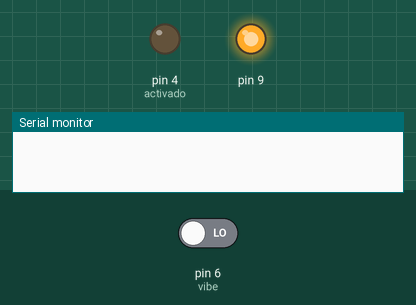
This sketch was run on a simulated Arduino Uno, built with avr-gcc and run on an emulated ATmega328P. On the bench: output pins drawn as LEDs (lit = HIGH), the last lines printed to the serial monitor. The inputs (shaded band) are chosen by the test bench; at power-on: pin 6 (vibe) LOW. The modem accepts every AT command (registered, SIM ready, sends succeed) and sends nothing else.

Above: at 1.6 s.
At 64.21 s:
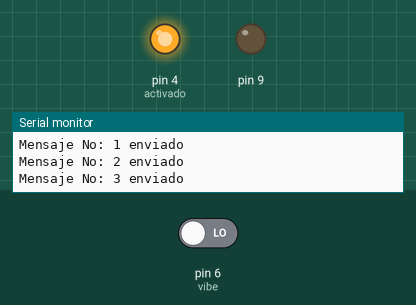
At 64.6 s:
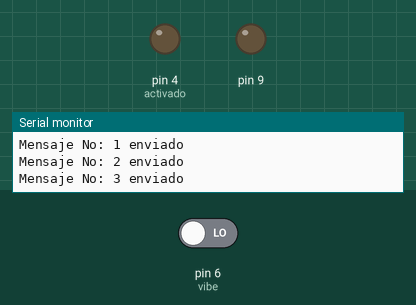
Timing chart, 0 to 66.1 s (numbered marks = the images above):
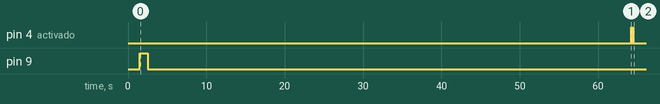

The sketch:

TerraeMotus_V1_5.ino
```cpp
/*
 SAIS V1.0.4 ( HARDWARE )
 TerraeMotus V1.0 ( SOFTWARE )
 PRUEBA PARA OBTENER FRECUENCIA DE UN SISMO
 25/05/23
 MAIN CODER: RICARDO ESTRADA
*/
// librerias
#include <Wire.h>
#include <SparkFun_ADXL345.h>
#include <SoftwareSerial.h>

//Directivas
#define activado 4
#define vibe 6

//Variables
float mov;
int intensidad;
String NUM_MOVIL[] = {/*#1:*/"54129069",/*#2:*/"35559812",/*#3:*/"41060404"/*#4:*//*#5:*/}; //# Numeros Telefonicos
int Cantidad_Movil = 3;

//Constructor
ADXL345 adxl = ADXL345();
SoftwareSerial SIM900(7, 8); // Configuración de los pines serial por software

//Funciones
float intensidad_sismo();
int escala_sismica();
void inializacion();
void activacion();
void enviarSMS();

void setup() {
//Setup ADXL345
analogReference(EXTERNAL);
adxl.powerOn();
adxl.setRangeSetting(16);

//Setup Visualizadores
pinMode(9, OUTPUT);
pinMode(activado, OUTPUT);
pinMode(vibe, INPUT);

//Setup SIM900
// Arduino se comunica con el SIM900 a una velocidad de 19200bps
delay(500);
Serial.begin(19200);
SIM900.begin(19200);
delay(1000);
digitalWrite(9, HIGH);
delay(1000);
digitalWrite(9, LOW);
delay(5000);
Serial.println("Activando....");
delay(20000); //Tiempo de espera para que conexión a la red del modulo SIM
inializacion();
activacion();
digitalWrite(activado, HIGH);
delay(100);
digitalWrite(activado, LOW);
delay(100);
digitalWrite(activado, HIGH);
delay(100);
digitalWrite(activado, LOW);
}

void loop() {
if (digitalRead(vibe) == HIGH) {
Serial.println("Sismo detectayado");
intensidad = intensidad_sismo();
Serial.println(intensidad);
delay(500);
if(intensidad > 2){
enviarSMS();
}
}
}

float intensidad_sismo() {
mov = 0;
int x, y, z;
float suma_x = 0;
float suma_y = 0;
float suma_z = 0;
adxl.readAccel(&x, &y, &z);
for (int t = 0; t < 1000; t++) {
adxl.readAccel(&x, &y, &z);
suma_x = suma_x + abs(x);
suma_y = suma_y + abs(y);
delay(1);
}
mov = abs(suma_x + suma_y + suma_z) / 1000;
return mov;
}

void inializacion() {
Serial.println("Conectado a la RED");
SIM900.println("AT+CMGF=1\r");
delay(1000);
SIM900.println("AT+CNMI=2,2,0,0,0\r");
delay(2000);
SIM900.println("AT+CMGD=1,4");
delay(1000);
SIM900.println("AT+CMGL=\"ALL\",0");
delay(2000);
Serial.println("Comandos AT enviados");
}

void activacion() {
for (int n = 0; n < Cantidad_Movil; n++) {
delay(1000);
SIM900.println("AT + CMGS = \"" + NUM_MOVIL[n] + "\"");
delay(100);
SIM900.println("En linea...");
delay(100);
SIM900.println((char)26);
delay(9000);
Serial.println();
Serial.print("Mensaje No: ");
Serial.print(n + 1);
Serial.println(" enviado");
}
}

void enviarSMS() {
for (int n = 0; n < Cantidad_Movil; n++) {
delay(1000);
SIM900.println("AT + CMGS = \"" + NUM_MOVIL[n] + "\"");
delay(100);
SIM900.print("Sismo detectado, Intensidad: ");
SIM900.println(intensidad);// Enviamos la intensidad del Sismo
Serial.println("Enviando mensaje");
delay(100);
SIM900.println((char)26);
delay(9000);
Serial.println();
Serial.println("Mensaje enviado al numero: " + NUM_MOVIL[n]);
}
digitalWrite(activado, HIGH);
delay(100);
digitalWrite(activado, LOW);
delay(100);
}
```
